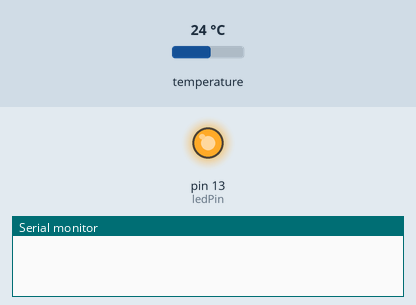
Simulated run of this sketch. Board: Arduino Uno, built with avr-gcc and run on an emulated ATmega328P. Shown: output pins drawn as LEDs (lit = HIGH), the last lines printed to the serial monitor. Inputs (shaded band) come from the test bench; at power-on: temperature 24 °C. The modem accepts every AT command (registered, SIM ready, sends succeed) and sends nothing else.

Above: at 0.1 s.
At 8.2 s:
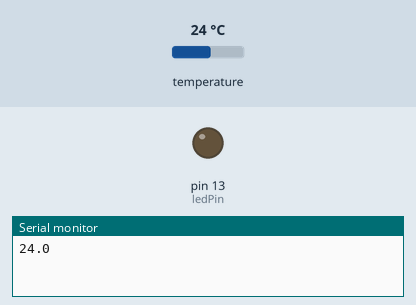
Timing chart, 0 to 21.1 s (numbered marks = the images above):
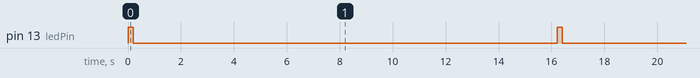

Measured:
- by itself, pin 13 (ledPin): alternates HIGH for 0.20 s and LOW for 16.0 s

The sketch:

ESP01_BMP180_UNO_THINGSPEAK.ino
```cpp
// James. - LINK TO YOUTUBE: https://www.youtube.com/watch?v=Z-H6AxiIeL0&t=328s

#include <SoftwareSerial.h>
#include <Wire.h>
#include <Adafruit_BMP085.h> // For BMP 180.
Adafruit_BMP085 bmp; // For BMP 180.

int ledPin = 13;
String apiKey = "YOUR_API_KEY"; // thingspeak

#define SSID "YOUR_SSID" // Remove the text but keep the ""
#define PASS "YOUR_PASSWORD"// Same as above, keep the ""

SoftwareSerial SoftSer(11, 10); // RX - pin 10; TX - pin 11

void setup()
{
  Wire.begin();
  pinMode(ledPin, OUTPUT);

  if (!bmp.begin()) // For BMP 180.
  {
    Serial.println("BMP180 sensor not found");
    while (1) {}
  }

  // Begins serial communication at a baud of 9600.
  Serial.begin(9600);

  // Begins software serial communication at a baud of 9600.
  SoftSer.begin(115200);

}

void loop()
{

  digitalWrite(ledPin, HIGH);
  delay(200);
  digitalWrite(ledPin, LOW);


  float temp = bmp.readTemperature(); // your sensor

  char buf[16]; // buf array can hold up to 16 characters.
  String strTemp = dtostrf(temp, 4, 1, buf);

  Serial.println(strTemp); // Prints the recorded temperature to the serial print.

  // TCP connection
  String cmd = "AT+CIPSTART=\"TCP\",\"";
  cmd += "184.106.153.149"; // api.thingspeak.com
  cmd += "\",80";
  SoftSer.println(cmd);

  if (SoftSer.find("Error"))
  {
    Serial.println("AT+CIPSTART error");
    return;
  }

  String getStr = "GET /update?api_key=";
  getStr += apiKey;
  getStr += "&field1=";
  getStr += String(strTemp);
  getStr += "\r\n\r\n";

  // send data length
  cmd = "AT+CIPSEND=";
  cmd += String(getStr.length());
  SoftSer.println(cmd);

  if (SoftSer.find(">"))
  {
    SoftSer.print(getStr); // Send data.
  }
  else
  {
    SoftSer.println("AT+CIPCLOSE");

    Serial.println("AT+CIPCLOSE"); // If this shows on the serial monitor the data did not send.
  }
  // The AT+RST command resets the ESP8266
  SoftSer.println("AT+RST");

  delay(15000);
}
```
